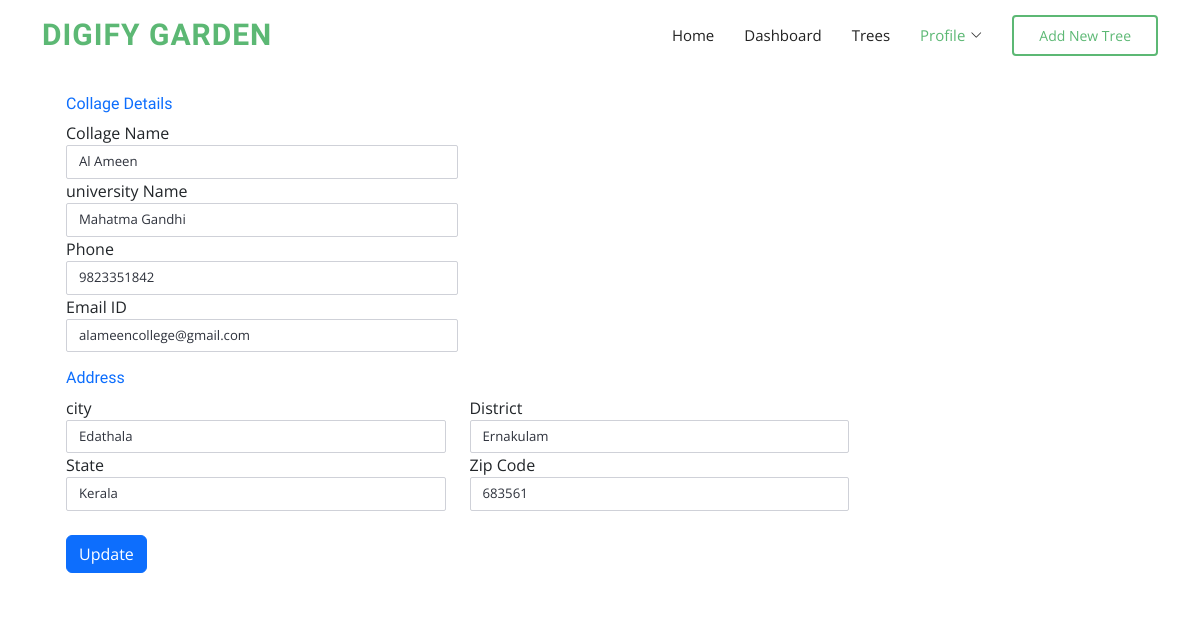
Page /College/profile.php (signed in) on the committed database.
### tables this page shows
CREATE TABLE `tbl_clg` (
  `u_id` varchar(20) NOT NULL,
  `c_name` varchar(120) NOT NULL,
  `uni_name` varchar(120) NOT NULL,
  `a_id` int(10) NOT NULL,
  `mobnum` varchar(10) NOT NULL,
  `email` varchar(120) NOT NULL,
  `clg_reg_date` timestamp NOT NULL DEFAULT current_timestamp()
);

CREATE TABLE `tbl_clg_address` (
  `a_id` int(10) NOT NULL,
  `city` varchar(25) NOT NULL,
  `pincode` int(6) NOT NULL,
  `district` varchar(25) NOT NULL,
  `state` varchar(25) NOT NULL
);

### College/profile.php (the view, shortened to what this page needs)
<?php
include '../util/connection.php';
?>
<!DOCTYPE html>
<html lang="en">
<head>
  <link href="https://cdn.jsdelivr.net/npm/bootstrap@5.3.0-alpha1/dist/css/bootstrap.min.css" rel="stylesheet">
  <link href="assets/vendor/animate.css/animate.min.css" rel="stylesheet">
  <link href="assets/vendor/bootstrap/css/bootstrap.min.css" rel="stylesheet">
  <link href="assets/vendor/bootstrap-icons/bootstrap-icons.css" rel="stylesheet">
  <link href="assets/vendor/boxicons/css/boxicons.min.css" rel="stylesheet">
  <link href="assets/vendor/glightbox/css/glightbox.min.css" rel="stylesheet">
  <link href="assets/vendor/swiper/swiper-bundle.min.css" rel="stylesheet">
  <link href="assets/css/style.css" rel="stylesheet">
</head>
<body>
  <header id="header" class="d-flex align-items-center">
    <div class="container d-flex align-items-center">
      <h1 class="logo me-auto"><a href="index.php">Digify Garden</a></h1>
      <nav id="navbar" class="navbar">
        <ul>
          <li><a class="nav-link scrollto " href="../index.php">Home</a></li>
          <li><a class="nav-link scrollto " href="./index.php">Dashboard</a></li>
          <li><a class="nav-link scrollto" href="tree_list.php">Trees</a></li>
          <li class="dropdown "><a href="#"><span class="active">Profile</span> <i class="bi bi-chevron-down"></i></a>
          </li>
          <li><a class="getstarted scrollto" href="./tree/index.php">Add New Tree</a></li>
        </ul>
      </nav>
    </div>
  </header>
  <div class="container">
    <div class="row gutters">
      <div class="col-xl-9 col-lg-9 col-md-12 col-sm-12 col-12">
        <div class="card h-100">
          <div class="card-body">
            <div class="row gutters">
              <div class="col-xl-12 col-lg-12 col-md-12 col-sm-12 col-12">
                <h6 class="mb-2 text-primary">Collage Details</h6>
              </div>
              <?php
              $id = $_SESSION['u_id'];
              $query = "SELECT * FROM tbl_clg INNER JOIN tbl_clg_address ON tbl_clg.a_id = tbl_clg_address.a_id INNER JOIN tbl_clg_login ON tbl_clg.u_id = tbl_clg_login.u_id WHERE tbl_clg.u_id = '" . $id . "' ;";
              $clg = mysqli_query($conn, $query);
              if (!$clg) {
                echo "failed";
              } else {
                while ($row = mysqli_fetch_assoc($clg)) {
                  echo '
	<form action="" method="post">
	<div class="col-xl-6 col-lg-6 col-md-6 col-sm-6 col-12">
	<div class="form-group">
		<label for="fullName">Collage Name</label>
		<input type="text" class="form-control" id="fullName" name="c_name" value="' . $row['c_name'] . '" placeholder="Enter Collage Name">
	</div>
</div>
<div class="col-xl-6 col-lg-6 col-md-6 col-sm-6 col-12">
	<div class="form-group">
		<label for="uname">university Name</label>
		<input type="text" class="form-control" id="uname" name="uni_name" value="' . $row['uni_name'] . '" placeholder="Enter University Name">
	</div>
</div>
<div class="col-xl-6 col-lg-6 col-md-6 col-sm-6 col-12">
	<div class="form-group">
		<label for="phone">Phone</label>
		<input type="text" class="form-control" id="phone" name="mobnum" value="' . $row['mobnum'] . '" placeholder="Enter phone number">
	</div>
</div>
<div class="col-xl-6 col-lg-6 col-md-6 col-sm-6 col-12">
	<div class="form-group">
		<label for="website">Email ID</label>
		<input type="email" class="form-control" id="website" name="email" value="' . $row['email'] . '" placeholder="Enter email ID">
	</div>
</div>
</div>
<div class="row gutters">
<div class="col-xl-12 col-lg-12 col-md-12 col-sm-12 col-12">
	<h6 class="mt-3 mb-2 text-primary">Address</h6>
</div>
<div class="col-xl-6 col-lg-6 col-md-6 col-sm-6 col-12">
	<div class="form-group">
		<label for="City">city</label>
		<input type="name" class="form-control" id="City" name="city" value="' . $row['city'] . '" placeholder="Enter City">
	</div>
</div>
<div class="col-xl-6 col-lg-6 col-md-6 col-sm-6 col-12">
	<div class="form-group">
		<label for="District">District</label>
		<input type="name" class="form-control" id="District" name="district" value="' . $row['district'] . '" placeholder="Enter District">
	</div>
</div>
<div class="col-xl-6 col-lg-6 col-md-6 col-sm-6 col-12">
	<div class="form-group">
		<label for="sTate">State</label>
		<input type="text" class="form-control" id="sTate" name="state" value="' . $row['state'] . '" placeholder="Enter State">
	</div>
</div>
<div class="col-xl-6 col-lg-6 col-md-6 col-sm-6 col-12">
	<div class="form-group">
		<label for="zIp">Zip Code</label>
		<input type="text" class="form-control" id="zIp" name="pincode" value="' . $row['pincode'] . '" placeholder="Zip Code">
	</div>
	<input type="text" class="form-control" id="zIp" name="u_id" value="' . $id . '" hidden>
</div>
</div>
<br>
<div class="row gutters">
<div class="col-xl-12 col-lg-12 col-md-12 col-sm-12 col-12">
	<div class="text-right">
		<button type="submit" id="submit" name="submit" class="btn btn-primary">Update</button>
	</div>
</div>
</div>
';
                }
              }
              ?>
</body>
</html>

### College/assets/css/style.css (style rules this page uses)
body { font-family: "Open Sans", sans-serif; color: #444444; }
a { text-decoration: none; color: #5cb874; }
h1, h2, h3, h4, h5, h6 { font-family: "Raleway", sans-serif; }
#header { background: #fff; transition: all 0.5s; z-index: 997; height: 70px; }
#header .logo { font-size: 30px; margin: 0; padding: 0; line-height: 1; font-weight: 700; letter-spacing: 1px; text-transform: uppercase; }
#header .logo a { color: #5cb874; }
.navbar { padding: 0; }
.navbar ul { margin: 0; padding: 0; display: flex; list-style: none; align-items: center; }
.navbar li { position: relative; }
.navbar a, .navbar a:focus { display: flex; align-items: center; justify-content: space-between; padding: 10px 0 10px 30px; font-size: 15px; color: #222222; white-space: nowrap; transition: 0.3s; }
.navbar a i, .navbar a:focus i { font-size: 12px; line-height: 0; margin-left: 5px; }
.navbar a:hover, .navbar .active, .navbar .active:focus, .navbar li:hover>a { color: #5cb874; }
.navbar .getstarted, .navbar .getstarted:focus { color: #5cb874; padding: 8px 25px; margin-left: 30px; border-radius: 4px; border: 2px solid #5cb874; transition: 0.3s; font-size: 14px; }

### College/profile.php (style rules this page uses)
body { margin: 0; color: #2e323c; background: #ffffff; position: relative; height: 100%; }
.form-control { border: 1px solid #cfd1d8; -webkit-border-radius: 2px; -moz-border-radius: 2px; border-radius: 2px; font-size: .825rem; background: #ffffff; color: #2e323c; }
.card { background: #ffffff; -webkit-border-radius: 5px; -moz-border-radius: 5px; border-radius: 5px; border: 0; margin-bottom: 1rem; }
.card .card-body { padding: 1.5rem; }

### rows in the picture
tbl_clg: c_name "Al Ameen", uni_name "Mahatma Gandhi", mobnum "9823351842", email "alameencollege@gmail.com", city "Edathala", district "Ernakulam", state "Kerala", pincode "683561"
